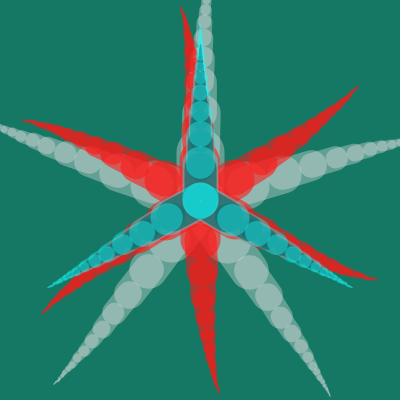
Frame 1 (no input)
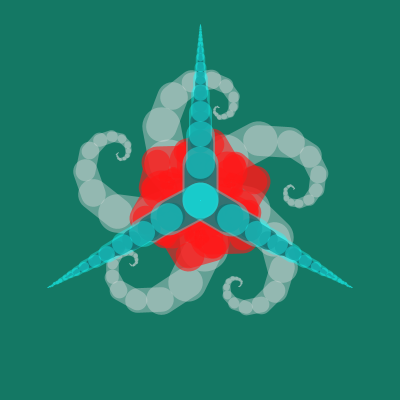
Frame 60 (the mouse pressed at the canvas centre just before this capture)
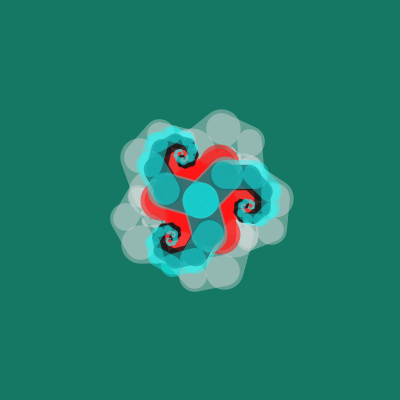
Frame 120 (the mouse held since frame 60 and released just before this capture)

The Processing sketch that drew these frames (run headless with seeded random() and noise(); from frame 60 on, the mouse is pressed at the canvas centre):

// Processing sketch: processing_178878
// ── processing_178878.pde

// Fractal Trio
// ------------ //
// @paulsobrien

// vars
int _width = 400;
int _height = 400;
int r = 20;
int g = 120;
int b = 100;
float cx, cy, curlTheta, curlBeta, mouseTheta;


// ----------------- //
//       SETUP
// ------------------//
void setup()
{
  size(_width, _height);
  background(r,g,b);
  frameRate(48);
  smooth(1);
  strokeWeight(1);
  stroke(0, 0, 0, 0);
  noStroke();
  cx = _width/2f;
  cy = _height/2f;
}

// ----------------- //
//       DRAW
// ------------------//
void draw()
{
  background(r,g,b);
  
  // mouse control
  float a = (mouseY / (float) width) * 90f;
  mouseTheta = radians(a);
  
  // curling effect with different theta offsets
  curlTheta -= 0.022f;
  curlBeta += 0.009f;
  
  // values: float _x, float _y, float _size, float _sides, float _rads, r, g, b, a
  renderCurlBrancher( cx, cy, 60, 5,  72, curlBeta,   222,222,222, 100 );
  renderCurlBrancher( cx, cy, 50, 6,  60, curlTheta,  255, 22, 22, 150 );
  renderCurlBrancher( cx, cy, 40, 3, 120, mouseTheta,  22, 22, 22, 200 );
  renderCurlBrancher( cx, cy, 45, 3, 120, mouseTheta,  22,255,255, 100 );
}

// ----------------- //
//      BRANCHES
// ------------------//
void branchLineCurl( float h, float _theta, int r, int g, int b, int a ) // h is size
{
  h *= 0.80f;               // decrease
  strokeWeight(h/1);        // decreased line thickness
  
  if (h > 1)                // dont calculate anything below 1 pixel
  {
    pushMatrix();    
      rotate(_theta);       // keep spinning
      drawBranchLine(0, -h, r, g, b, a);  
      translate(0, -h); 
      branchLineCurl(h, _theta, r, g, b, a);       
    popMatrix();                 
  }
}

void drawBranchLine(float w, float h, int r, int g, int b, int a)
{ 
  stroke(r,g,b, a);
  beginShape(LINES);       
    vertex(w,0);
    vertex(w,h);
  endShape();
  }

void renderCurlBrancher(float _x, float _y, float _size, float _sides, float _rads, float _theta, int r, int g, int b, int a)
{
  for(int i=0; i < _sides; i++)
  {
   pushMatrix();
     translate( _x, _y );
     rotate(radians(_rads * i));
     translate(0,0);
     drawBranchLine(0, 0, r, g, b, a);
     branchLineCurl(_size, _theta, r, g, b, a);
   popMatrix();
  }
}
